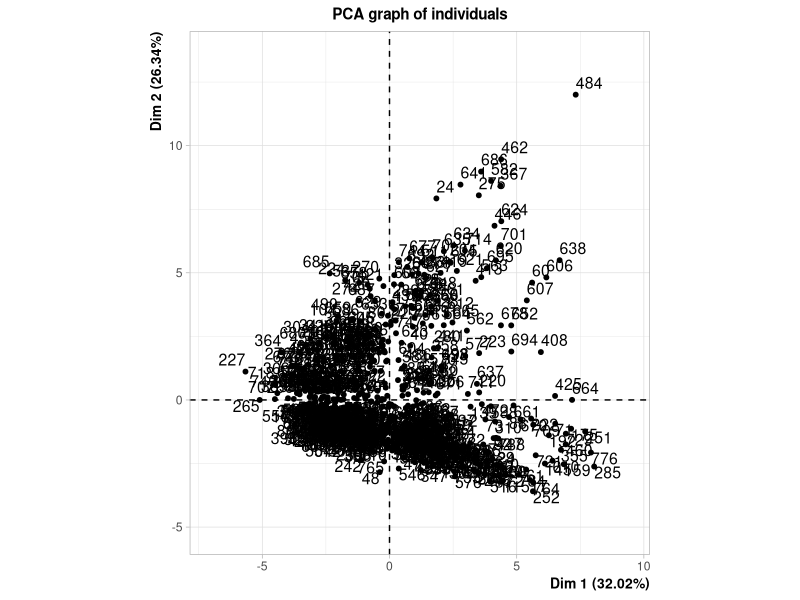
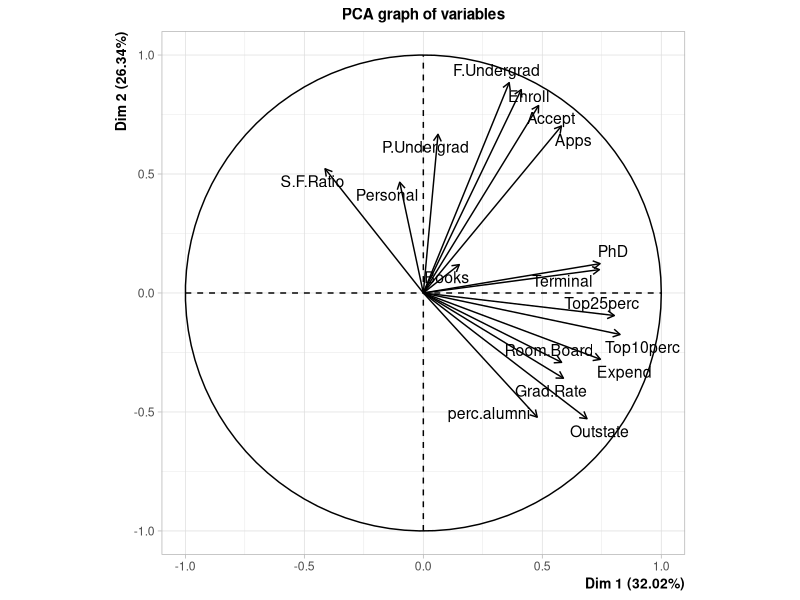
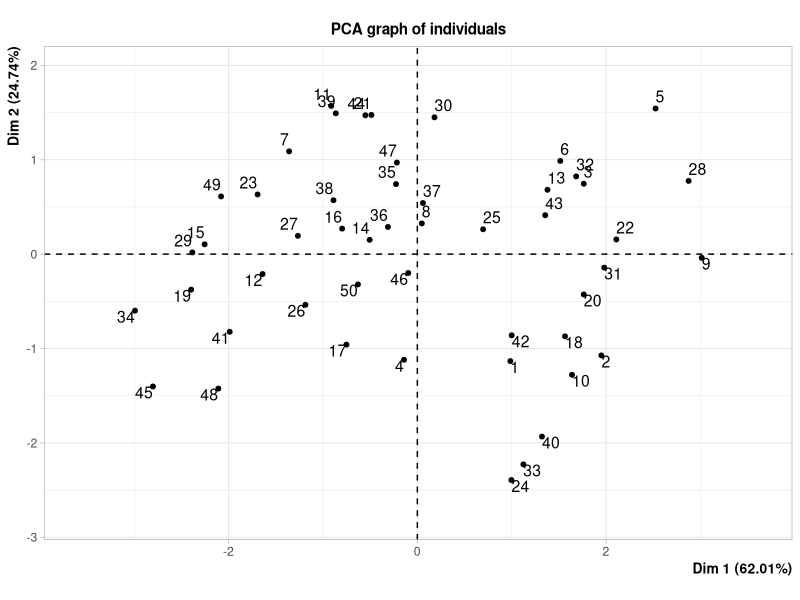
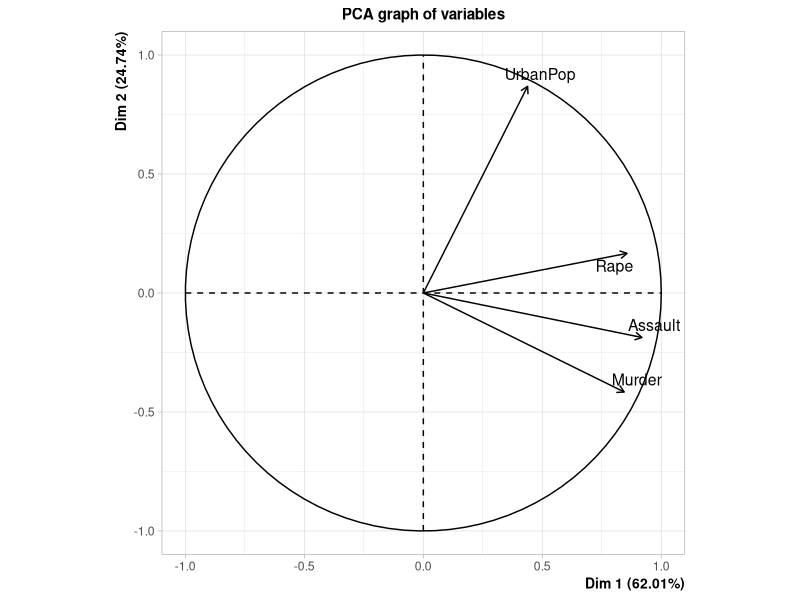
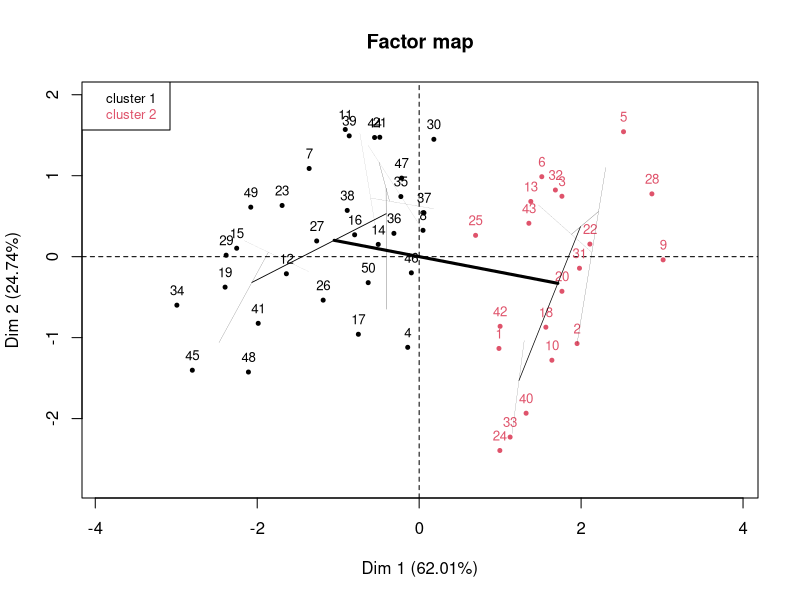
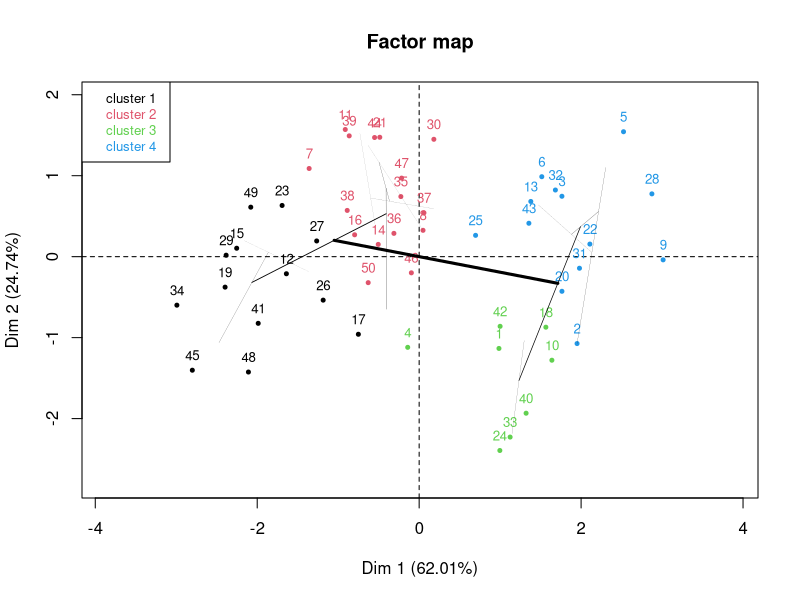
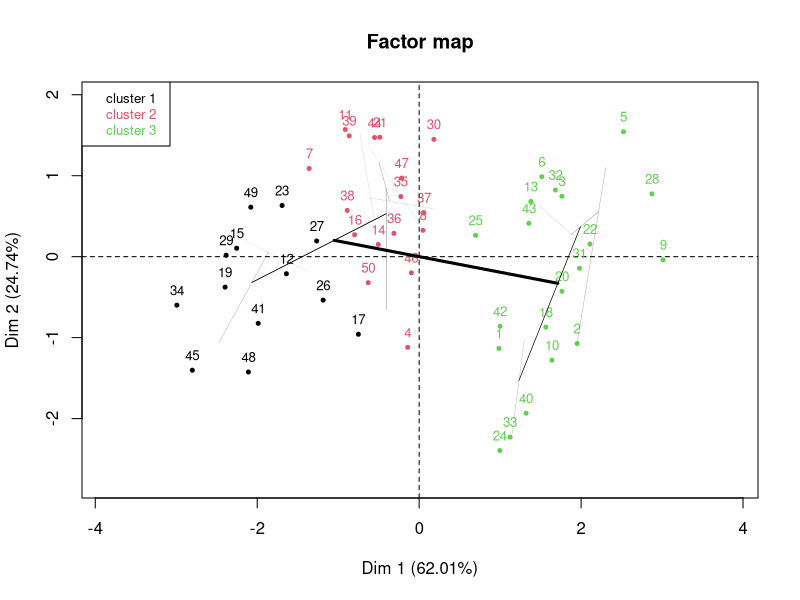
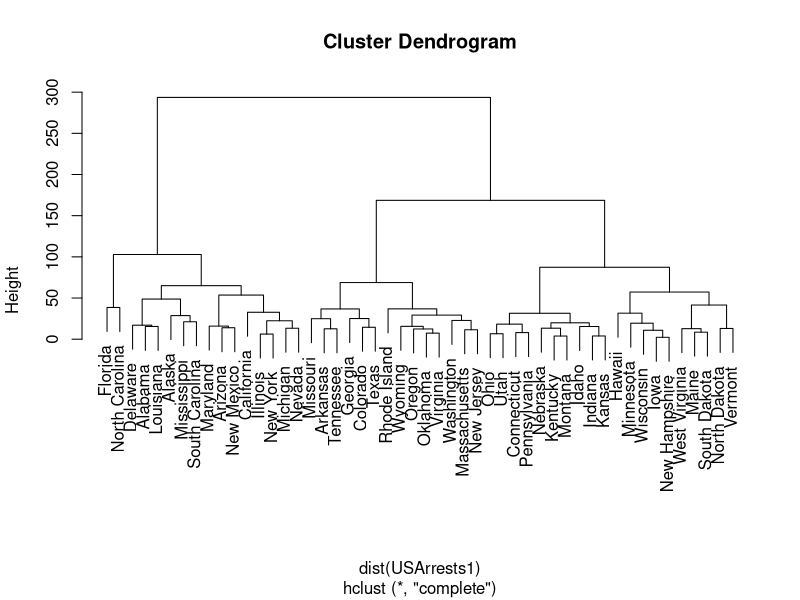

R code for these plots, in order:
## ---- chunk 1
library(knitr)
library(ggplot2)
library(tidyverse)
library(stats)
library(forcats)
library(tidyverse)
library(readr)
library(FactoMineR)
## ---- chunk 2
College <- read_csv("College.csv")
USArrests <- read_csv("USArrests.csv")
## ---- chunk 3
College1 <-College %>% 
  select(-Private)
  
pca_college <-PCA(College1, scale.unit=TRUE, graph = TRUE )

pc <- prcomp(College1[,-1], scale=TRUE)

head(pc$x[,1:2])
## ---- chunk 4
summary.PCA(pca_college)

pca_college$eig
## ---- chunk 5
USArrests1 <- USArrests %>% 
  select(-State)

PCArrests <- prcomp(USArrests1, scale=TRUE)
summary(PCArrests)


row.names(USArrests1) <- USArrests$State

pca <- PCA(USArrests1, scale.unit=TRUE, graph = TRUE )

## ---- chunk 6
res.hcpc <-  HCPC(pca, nb.clust = 2, graph = FALSE)

plot.HCPC(res.hcpc, choice = "map")
## ---- chunk 7
res.hcpc <-  HCPC(pca, nb.clust = 4, graph = FALSE)

plot.HCPC(res.hcpc, choice = "map")
## ---- chunk 8
res.hcpc <-  HCPC(pca, nb.clust = 3, graph = FALSE)

plot.HCPC(res.hcpc, choice = "map")
## ---- chunk 9
pr.out <- prcomp(USArrests1)
km.out <- kmeans(pr.out$x[, 1:2], 3)
km.out$centers
km.out$cluster
table(km.out$cluster)
## ---- chunk 10
hc.complete <- hclust(dist(USArrests1), method = "complete")
plot(hc.complete)
## ---- chunk 11
hc.complete <- hclust(dist(USArrests1), method = "complete")
cutree(hc.complete, 3)
## ---- chunk 12
sd.data <- scale(USArrests1)
hc.complete.sd <- hclust(dist(sd.data), method = "complete")
plot(hc.complete.sd)
